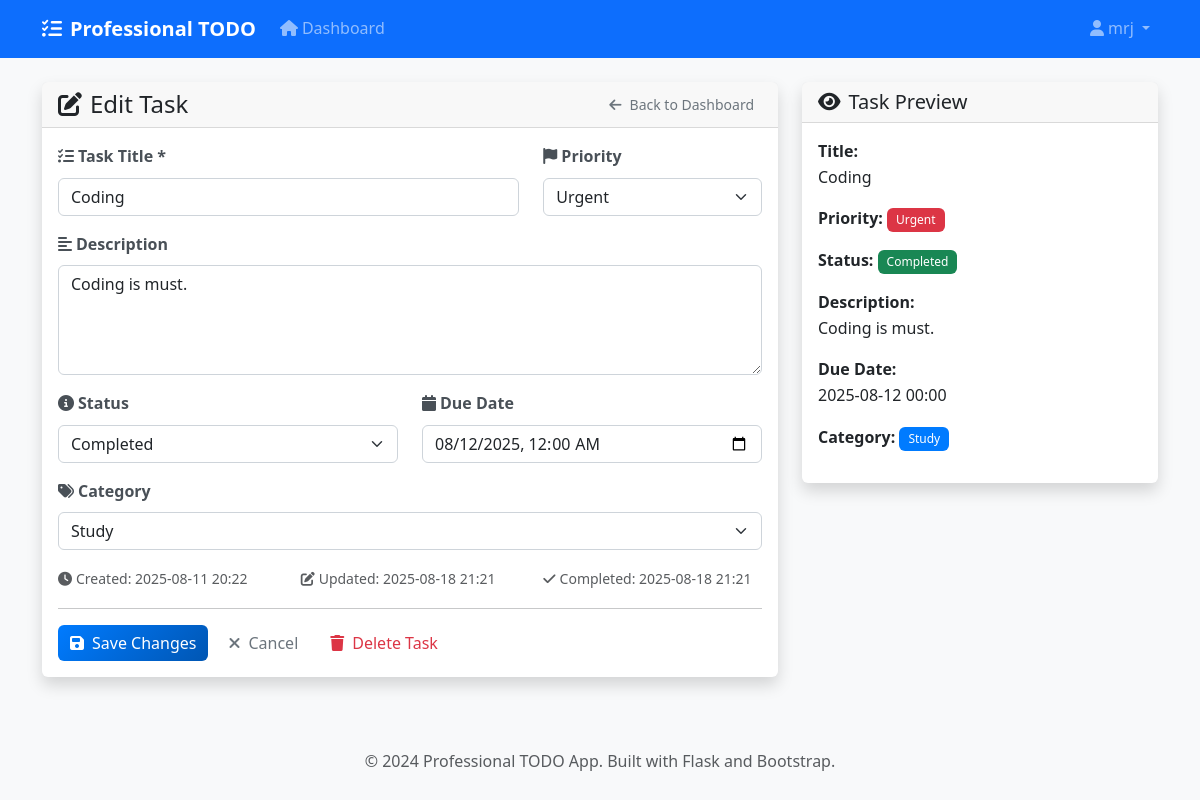
/tasks/edit/2 (signed in), run on an earlier commit of the app's database.
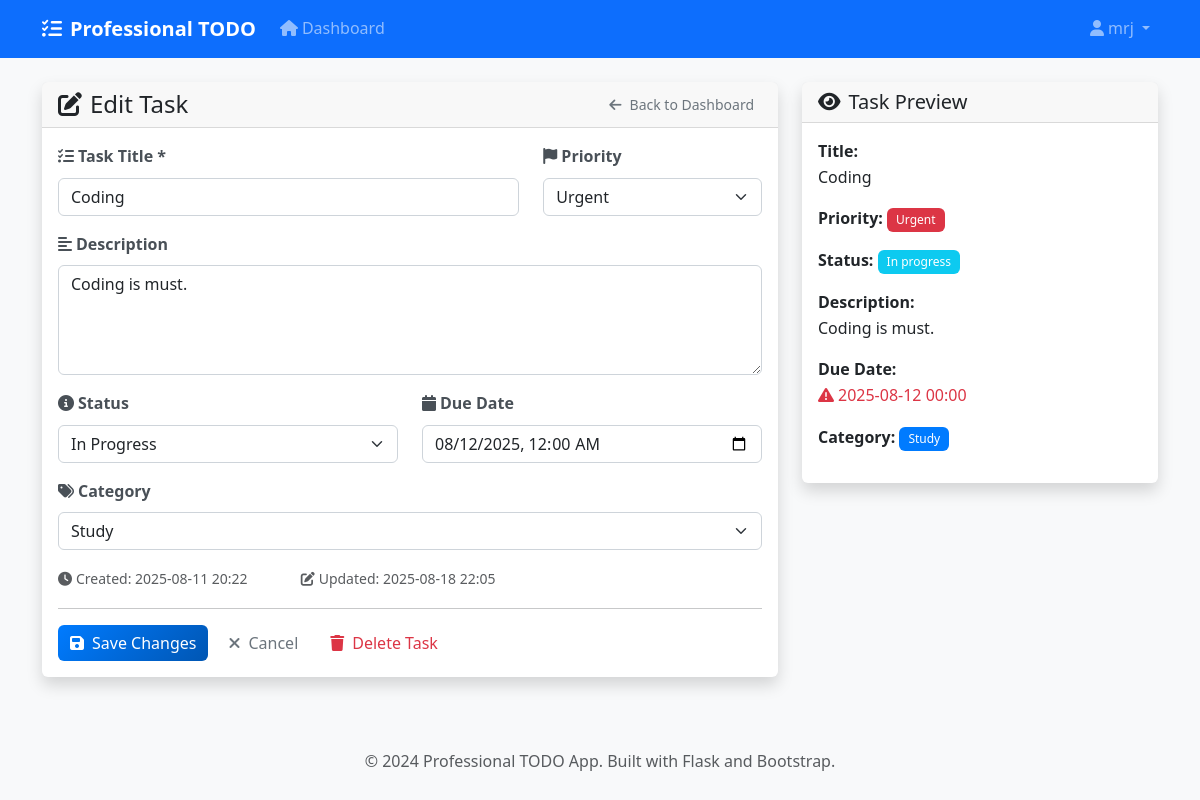
And on a later commit of the database.
### app/models.py (models this page shows, shortened)
class Task(db.Model):
    id = db.Column(db.Integer, primary_key=True)
    title = db.Column(db.String(200), nullable=False)
    description = db.Column(db.Text)
    status = db.Column(db.String(20), default='pending', nullable=False)
    priority = db.Column(db.String(20), default='medium', nullable=False)
    due_date = db.Column(db.DateTime)
    created_at = db.Column(db.DateTime, default=lambda: datetime.now(timezone.utc))
    updated_at = db.Column(db.DateTime, default=lambda: datetime.now(timezone.utc), onupdate=lambda: datetime.now(timezone.utc))
    completed_at = db.Column(db.DateTime)
    user_id = db.Column(db.Integer, db.ForeignKey('user.id'), nullable=False)
    category_id = db.Column(db.Integer, db.ForeignKey('task_category.id'), nullable=True)
    STATUS_CHOICES = ['pending', 'in_progress', 'completed', 'cancelled']
    PRIORITY_CHOICES = ['low', 'medium', 'high', 'urgent']

### app/routes/tasks.py (the view, shortened to what this page needs)
@tasks_bp.route('/edit/<int:task_id>', methods=['GET', 'POST'])
@login_required
def edit_task(task_id):
    task = Task.query.filter_by(id=task_id, user_id=current_user.id).first_or_404()
    categories = TaskCategory.query.filter_by(user_id=current_user.id).all()
    return render_template(
    'tasks/edit_task.html',
    task=task,
    categories=categories,
    due_date_str=task.due_date.strftime('%Y-%m-%dT%H:%M') if task.due_date else '',
    now=datetime.utcnow()  # pass 'now' for template comparisons
)

### app/models.py (called while the page is built)
@login_manager.user_loader
def load_user(user_id):
    return User.query.get(int(user_id))

### run.py (called while the page is built)
@app.context_processor
def inject_now():
    from datetime import datetime
    return {'now': datetime.utcnow()}

### app/templates/tasks/edit_task.html (shortened to what the changed rows need)
{% extends "base.html" %}
{% block content %}
<div class="row justify-content-center">
    <div class="col-md-8">
        <div class="card shadow">
            <div class="card-body">
                <form method="POST" action="{{ url_for('tasks.edit_task', task_id=task.id) }}" id="editTaskForm">
                    <div class="row">
                        <div class="col-md-8 mb-3">
                            <label for="title" class="form-label">
                                <i class="fas fa-tasks me-1"></i>Task Title *
                            </label>
                            <input type="text" class="form-control" id="title" name="title"
                                   value="{{ task.title }}" required>
                        </div>
                    </div>
                    <div class="mb-3">
                        <label for="description" class="form-label">
                            <i class="fas fa-align-left me-1"></i>Description
                        </label>
                        <textarea class="form-control" id="description" name="description"
                                  rows="4" placeholder="Enter task description...">{{ task.description or '' }}</textarea>
                    </div>
                    <div class="row">
                        <div class="col-md-6 mb-3">
                            <label for="status" class="form-label">
                                <i class="fas fa-info-circle me-1"></i>Status
                            </label>
                            <select class="form-select" id="status" name="status">
                                <option value="in_progress" {{ 'selected' if task.status == 'in_progress' }}>In Progress</option>
                                <option value="completed" {{ 'selected' if task.status == 'completed' }}>Completed</option>
                            </select>
                        </div>
                        <div class="col-md-6 mb-3">
                            <label for="due_date" class="form-label">
                                <i class="fas fa-calendar me-1"></i>Due Date
                            </label>
                            <input type="datetime-local" class="form-control" id="due_date" name="due_date"
                                   value="{{ task.due_date.strftime('%Y-%m-%dT%H:%M') if task.due_date else '' }}">
                        </div>
                    </div>
                    <div class="row mb-3">
                        <div class="col-md-4">
                            <small class="text-muted">
                                <i class="fas fa-clock me-1"></i>Created: {{ task.created_at.strftime('%Y-%m-%d %H:%M') }}
                            </small>
                        </div>
                        <div class="col-md-4">
                            <small class="text-muted">
                                <i class="fas fa-edit me-1"></i>Updated: {{ task.updated_at.strftime('%Y-%m-%d %H:%M') }}
                            </small>
                        </div>
                        {% if task.completed_at %}
                        <div class="col-md-4">
                            <small class="text-muted">
                                <i class="fas fa-check me-1"></i>Completed: {{ task.completed_at.strftime('%Y-%m-%d %H:%M') }}
                            </small>
                        </div>
                        {% endif %}
                    </div>
                </form>
            </div>
        </div>
    </div>
    <div class="col-md-4">
        <div class="card shadow">
            <div class="card-body">
                <div class="mb-3">
                    <strong>Title:</strong>
                    <p id="previewTitle" class="mb-0">{{ task.title }}</p>
                </div>
                <div class="mb-3">
                    <strong>Priority:</strong>
                    <span id="previewPriority" class="badge bg-{{ 'danger' if task.priority == 'urgent' else 'warning' if task.priority == 'high' else 'info' if task.priority == 'medium' else 'secondary' }}">
                        {{ task.priority|title }}
                    </span>
                </div>
                <div class="mb-3">
                    <strong>Status:</strong>
                    <span id="previewStatus" class="badge bg-{{ 'success' if task.status == 'completed' else 'warning' if task.status == 'pending' else 'info' if task.status == 'in_progress' else 'secondary' }}">
                        {{ task.status|title|replace('_', ' ') }}
                    </span>
                </div>
                {% if task.description %}
                <div class="mb-3">
                    <strong>Description:</strong>
                    <p id="previewDescription" class="mb-0">{{ task.description }}</p>
                </div>
                {% endif %}
                {% if task.due_date %}
                <div class="mb-3">
                    <strong>Due Date:</strong>
                    <p id="previewDueDate" class="mb-0">
                        {% if task.due_date < now and task.status != 'completed' %}
                            <span class="text-danger">
                                <i class="fas fa-exclamation-triangle me-1"></i>{{ task.due_date.strftime('%Y-%m-%d %H:%M') }}
                            </span>
                        {% else %}
                            {{ task.due_date.strftime('%Y-%m-%d %H:%M') }}
                        {% endif %}
                    </p>
                </div>
                {% endif %}
            </div>
        </div>
    </div>
</div>
{% endblock %}

What changed in the data, as far as the page shows it:
changed Task "Coding": updated_at "2025-08-18 21:21" → "2025-08-18 22:05"; status "Completed" → "In progress"; completed_at "2025-08-18 21:21" → (not shown)
Also different on the page:
form field status: "Completed" → "In Progress"
text no longer shown: "Completed:"
